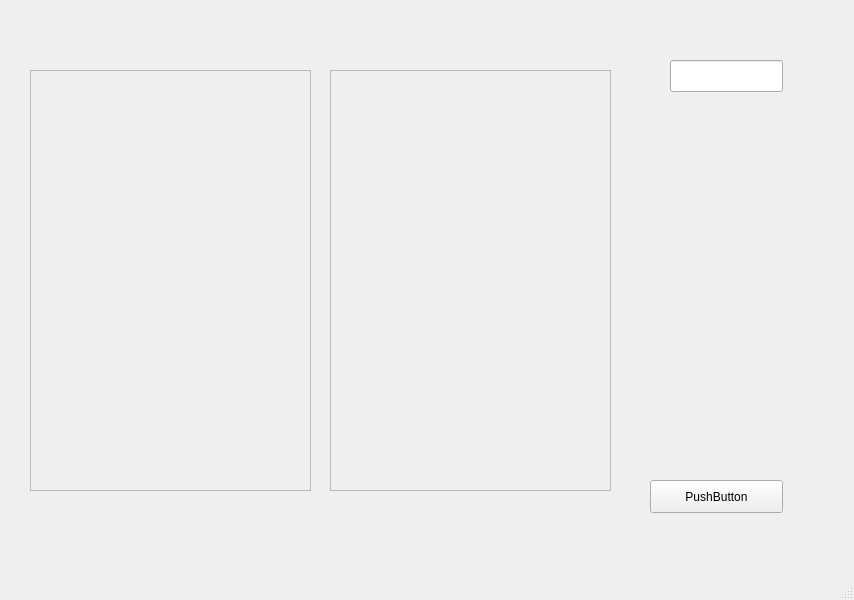
<?xml version="1.0" encoding="UTF-8"?>
<ui version="4.0">
 <class>SquirrelTalksClass</class>
 <widget class="QMainWindow" name="SquirrelTalksClass">
  <property name="geometry">
   <rect>
    <x>0</x>
    <y>0</y>
    <width>854</width>
    <height>600</height>
   </rect>
  </property>
  <property name="windowTitle">
   <string>MainWindow</string>
  </property>
  <widget class="QWidget" name="centralwidget">
   <widget class="QFrame" name="frame">
    <property name="geometry">
     <rect>
      <x>30</x>
      <y>70</y>
      <width>281</width>
      <height>421</height>
     </rect>
    </property>
    <property name="frameShape">
     <enum>QFrame::StyledPanel</enum>
    </property>
    <property name="frameShadow">
     <enum>QFrame::Raised</enum>
    </property>
   </widget>
   <widget class="QFrame" name="frame_2">
    <property name="geometry">
     <rect>
      <x>330</x>
      <y>70</y>
      <width>281</width>
      <height>421</height>
     </rect>
    </property>
    <property name="frameShape">
     <enum>QFrame::StyledPanel</enum>
    </property>
    <property name="frameShadow">
     <enum>QFrame::Raised</enum>
    </property>
   </widget>
   <widget class="QPushButton" name="pushButton">
    <property name="geometry">
     <rect>
      <x>650</x>
      <y>480</y>
      <width>133</width>
      <height>33</height>
     </rect>
    </property>
    <property name="text">
     <string>PushButton</string>
    </property>
   </widget>
   <widget class="QLineEdit" name="lineEdit">
    <property name="geometry">
     <rect>
      <x>670</x>
      <y>60</y>
      <width>113</width>
      <height>32</height>
     </rect>
    </property>
   </widget>
  </widget>
  <widget class="QMenuBar" name="menubar">
   <property name="geometry">
    <rect>
     <x>0</x>
     <y>0</y>
     <width>854</width>
     <height>30</height>
    </rect>
   </property>
  </widget>
  <widget class="QStatusBar" name="statusbar"/>
 </widget>
 <resources/>
 <connections/>
</ui>
